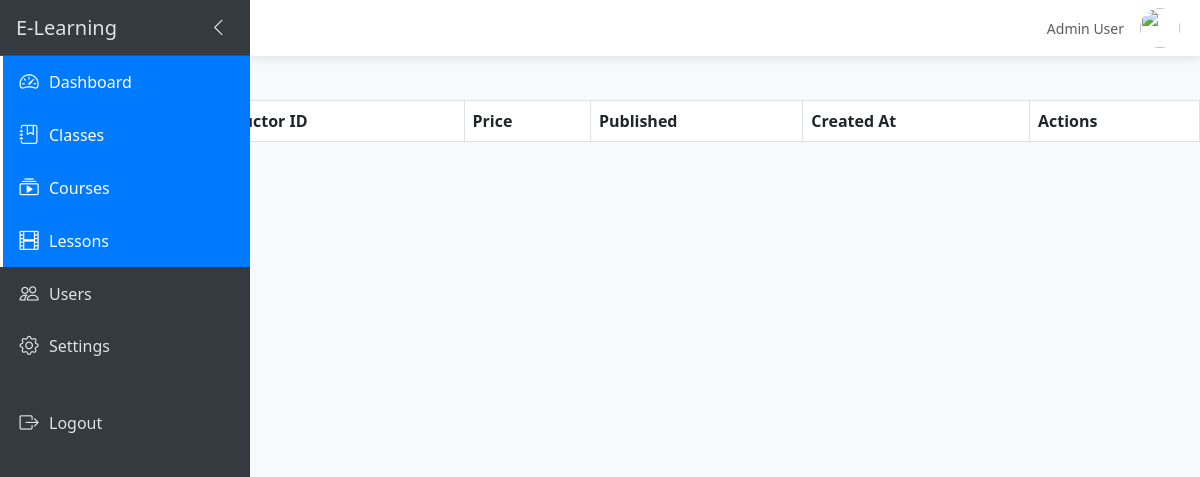
Before: /admin/classes/ with the older database file.
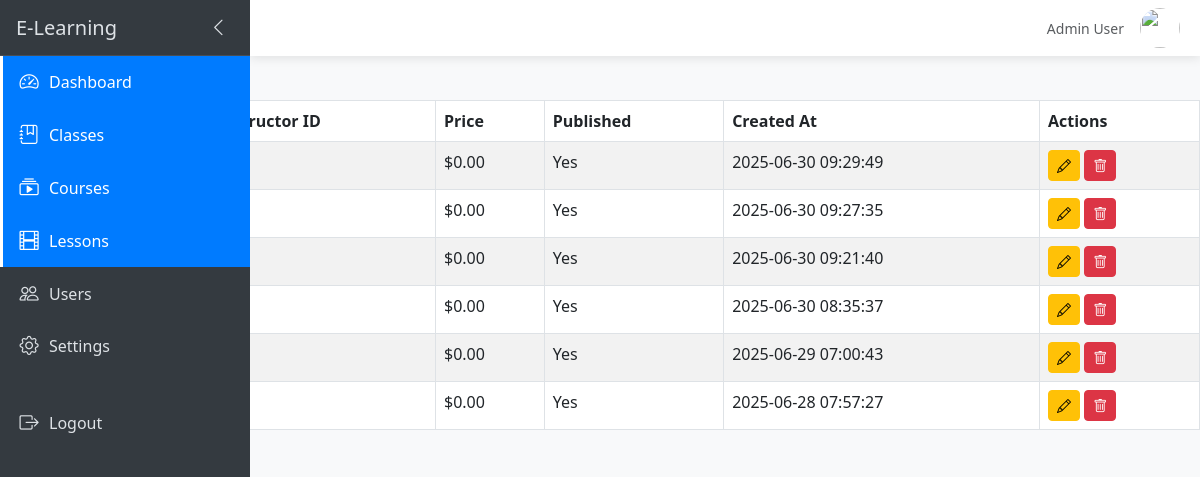
After: the same page with the newer database file.
### tables this page shows
CREATE TABLE `classes` (
  `id` int(11) NOT NULL,
  `title` varchar(255) NOT NULL,
  `description` text NOT NULL,
  `instructor_id` int(11) NOT NULL,
  `price` decimal(10,2) DEFAULT 0.00,
  `category_id` int(11) DEFAULT NULL,
  `thumbnail` varchar(255) DEFAULT NULL,
  `is_published` tinyint(1) DEFAULT 0,
  `requirements` text DEFAULT NULL,
  `what_you_learn` text DEFAULT NULL,
  `created_at` timestamp NOT NULL DEFAULT current_timestamp(),
  `updated_at` timestamp NOT NULL DEFAULT current_timestamp() ON UPDATE current_timestamp()
);

### admin/classes/index.php (the view)
<?php
require_once '../includes/db.php';
require_once '../includes/header.php';
$stmt = $pdo->query("SELECT * FROM classes ORDER BY created_at DESC");
$classes = $stmt->fetchAll();
?>
<h2>Classes</h2>
<a href="create.php" class="btn btn-primary mb-3"><i class="bi bi-plus"></i> Add New Class</a>
<table class="table table-striped table-bordered">
    <thead>
        <tr>
            <th>ID</th>
            <th>Title</th>
            <th>Instructor ID</th>
            <th>Price</th>
            <th>Published</th>
            <th>Created At</th>
            <th>Actions</th>
        </tr>
    </thead>
    <tbody>
        <?php foreach ($classes as $class): ?>
        <tr>
            <td><?= htmlspecialchars($class['id']) ?></td>
            <td><?= htmlspecialchars($class['title']) ?></td>
            <td><?= htmlspecialchars($class['instructor_id']) ?></td>
            <td>$<?= number_format($class['price'], 2) ?></td>
            <td><?= $class['is_published'] ? 'Yes' : 'No' ?></td>
            <td><?= htmlspecialchars($class['created_at']) ?></td>
            <td>
                <a href="edit.php?id=<?= $class['id'] ?>" class="btn btn-sm btn-warning"><i class="bi bi-pencil"></i></a>
                <a href="delete.php?id=<?= $class['id'] ?>" class="btn btn-sm btn-danger" onclick="return confirm('Are you sure?')"><i class="bi bi-trash"></i></a>
            </td>
        </tr>
        <?php endforeach; ?>
    </tbody>
</table>
<?php require_once '../includes/footer.php'; ?>

### admin/includes/header.php (shortened to what this page needs)
<!DOCTYPE html>
<html lang="en">
<head>
    <link href="https://cdn.jsdelivr.net/npm/bootstrap@5.3.0/dist/css/bootstrap.min.css" rel="stylesheet">
    <link rel="stylesheet" href="https://cdn.jsdelivr.net/npm/bootstrap-icons@1.10.0/font/bootstrap-icons.css">
</head>
<body>
    <div class="sidebar" id="sidebar">
        <div class="sidebar-header">
            <h5>E-Learning</h5>
            <button class="sidebar-toggle" id="sidebarToggle">
                <i class="bi bi-chevron-left"></i>
            </button>
        </div>
        <ul class="sidebar-menu">
            <li>
                <a href="../index.php" class="active" data-tooltip="Dashboard">
                    <i class="bi bi-speedometer2"></i>
                    <span>Dashboard</span>
                </a>
            </li>
            <li>
                <a href="../classes/" data-tooltip="Classes">
                    <i class="bi bi-journal-bookmark"></i>
                    <span>Classes</span>
                </a>
            </li>
            <li>
                <a href="../courses/" data-tooltip="Courses">
                    <i class="bi bi-collection-play"></i>
                    <span>Courses</span>
                </a>
            </li>
            <li>
                <a href="../lessons/" data-tooltip="Lessons">
                    <i class="bi bi-film"></i>
                    <span>Lessons</span>
                </a>
            </li>
            <li>
                <a href="#" data-tooltip="Users">
                    <i class="bi bi-people"></i>
                    <span>Users</span>
                </a>
            </li>
            <li>
                <a href="#" data-tooltip="Settings">
                    <i class="bi bi-gear"></i>
                    <span>Settings</span>
                </a>
            </li>
            <li class="mt-4">
                <a href="#" data-tooltip="Logout">
                    <i class="bi bi-box-arrow-right"></i>
                    <span>Logout</span>
                </a>
            </li>
        </ul>
    </div>
    <nav class="topbar">
        <div class="ms-auto d-flex align-items-center">
            <span class="me-3 d-none d-lg-inline text-muted small">Admin User</span>
            <img class="img-profile rounded-circle" src="https://source.unsplash.com/QAB-WJcbgJk/40x40" width="40" height="40">
        </div>
    </nav>
</body>
</html>

### admin/includes/footer.php (shortened to what this page needs)
</body>
</html>

### admin/includes/header.php (style rules this page uses)
:root { --sidebar-width: 250px; --sidebar-mini-width: 80px; --sidebar-bg: #343a40; --sidebar-color: #dee2e6; --sidebar-active-bg: #007bff; --sidebar-active-color: white; --sidebar-hover-bg: #495057; --sidebar-hover-color: white; --header-height: 56px; --transition-speed: 0.3s; }
body { font-family: 'Segoe UI', Tahoma, Geneva, Verdana, sans-serif; background-color: #f8f9fa; transition: margin-left var(--transition-speed); }
.sidebar { width: var(--sidebar-width); height: 100vh; position: fixed; left: 0; top: 0; background: var(--sidebar-bg); color: var(--sidebar-color); transition: all var(--transition-speed); z-index: 1000; overflow-y: auto; overflow-x: hidden; }
.sidebar-header { padding: 1rem; border-bottom: 1px solid rgba(255, 255, 255, 0.1); display: flex; justify-content: space-between; align-items: center; height: var(--header-height); min-height: var(--header-height); }
.sidebar-header h5 { white-space: nowrap; margin: 0; transition: opacity var(--transition-speed); }
.sidebar-menu { padding: 0; list-style: none; }
.sidebar-menu li { position: relative; white-space: nowrap; }
.sidebar-menu a { display: flex; align-items: center; padding: 0.75rem 1rem; color: var(--sidebar-color); text-decoration: none; transition: all var(--transition-speed); border-left: 3px solid transparent; }
.sidebar-menu a.active { background: var(--sidebar-active-bg); color: var(--sidebar-active-color); border-left-color: var(--sidebar-active-color); }
.sidebar-menu i { min-width: 20px; text-align: center; margin-right: 10px; font-size: 1.2rem; transition: margin var(--transition-speed); }
.sidebar-menu span { transition: opacity var(--transition-speed), width var(--transition-speed); }
.topbar { position: fixed; top: 0; right: 0; left: var(--sidebar-width); height: var(--header-height); background: white; box-shadow: 0 2px 10px rgba(0, 0, 0, 0.1); z-index: 999; transition: all var(--transition-speed); display: flex; align-items: center; padding: 0 20px; }
.sidebar-toggle { background: none; border: none; color: var(--sidebar-color); font-size: 1.2rem; cursor: pointer; transition: transform var(--transition-speed); }

Changed rows visible on the page:
added classes: price "0.00", is_published "Yes", created_at "2025-06-30 09:29:49"
added classes: price "0.00", is_published "Yes", created_at "2025-06-30 09:27:35"
added classes: price "0.00", is_published "Yes", created_at "2025-06-30 09:21:40"
added classes: price "0.00", is_published "Yes", created_at "2025-06-30 08:35:37"
added classes: price "0.00", is_published "Yes", created_at "2025-06-29 07:00:43"
added classes: price "0.00", is_published "Yes", created_at "2025-06-28 07:57:27"
